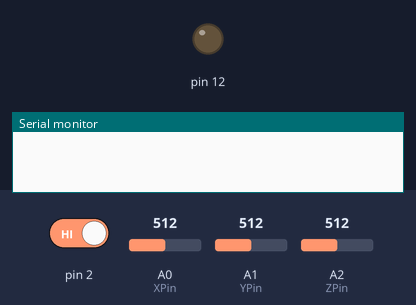
Bench run of a sketch on a simulated Arduino Uno, built with avr-gcc and run on an emulated ATmega328P. Shown: output pins drawn as LEDs (lit = HIGH), the last lines printed to the serial monitor. The inputs (shaded band) are chosen by the test bench; at power-on: pin 2 HIGH, A0 (XPin) = 512, A1 (YPin) = 512, A2 (ZPin) = 512.

Above: at 1.2 s.
1.3 s: pin 2 driven LOW
At 2.0 s:
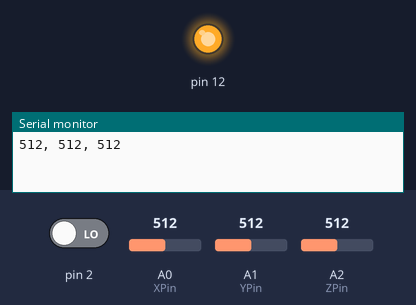
4.3 s: pin 2 driven HIGH
At 6.2 s:
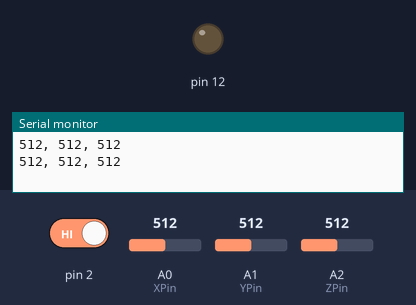
Timing chart, 0 to 7.7 s (numbered marks = the images above; inputs shaded):
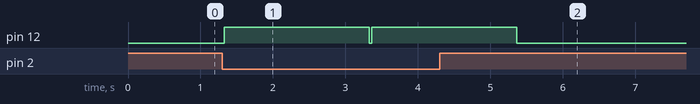

The sketch:

Accelerometer_Calibration.ino
```cpp
const int XPin = A0;
const int YPin = A1;
const int ZPin = A2;


//minX 262,MaxX 419, minY 265, Max Y 424, minZ 259, MaxZ 424
//266, 409, 264, 412, 259, 416

int valX,valY,valZ;

void setup() {
  Serial.begin(9600);
  pinMode(2,INPUT);
  pinMode(12,OUTPUT);

}

void loop() {
  unsigned long XSum = 0;
  unsigned long YSum = 0;
  unsigned long ZSum = 0;

  for (int i=0; i<100; i++) {
    valX = analogRead(XPin);
    valY = analogRead(YPin);
    valZ = analogRead(ZPin);
    XSum+=valX;
    YSum+=valY;
    ZSum+=valZ;
  }

  if(digitalRead(2)==LOW){
   digitalWrite(12,HIGH);
   Serial.print(XSum/100,DEC);
   Serial.print(", ");
   Serial.print(YSum/100,DEC);
   Serial.print(", ");
   Serial.println(ZSum/100,DEC);
   delay(2000);
   digitalWrite(12,LOW);
  }

}
```

Measured:
- after the input at 1.3 s, pin 12: LOW → HIGH at once, → LOW 2.0 s later, → HIGH 0.03 s later
- after the input at 4.3 s, pin 12: goes on until 5.4 s, then stays LOW
